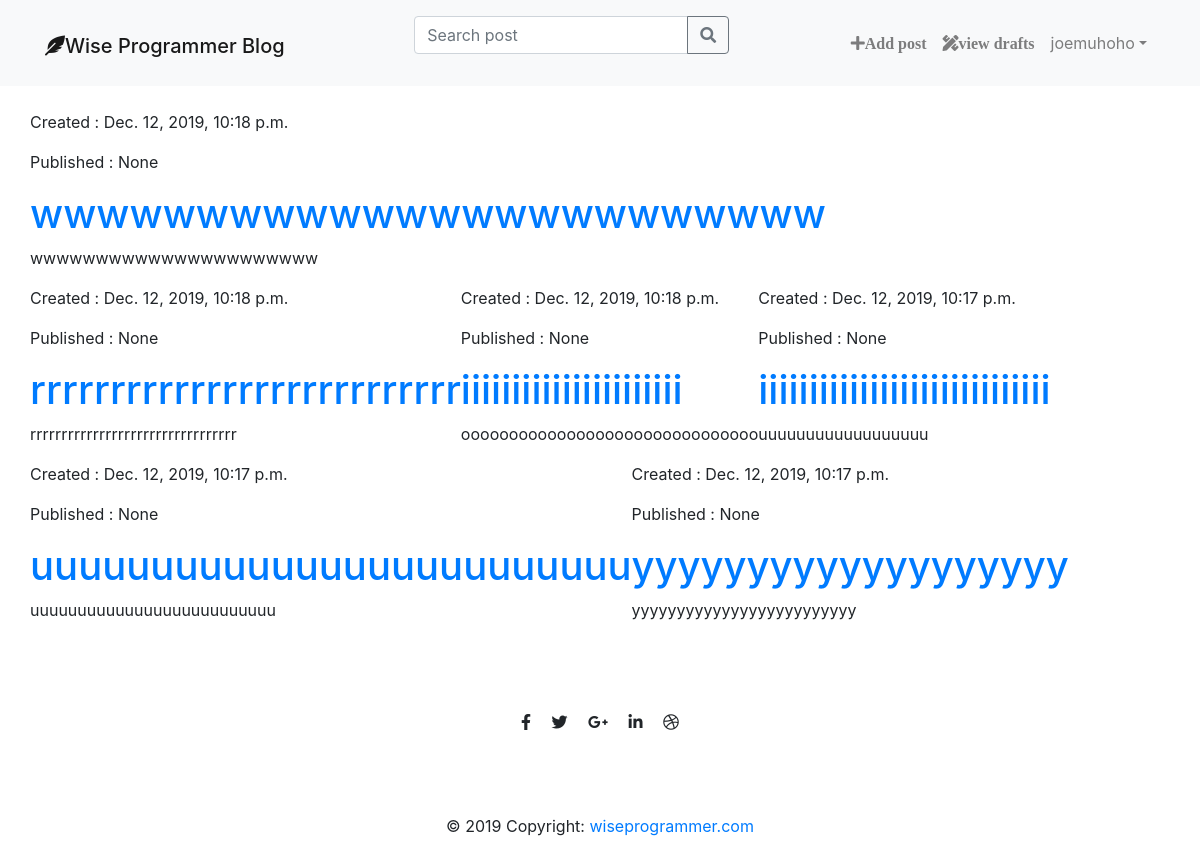
Before: /drafts/ (signed in) with the older database file.
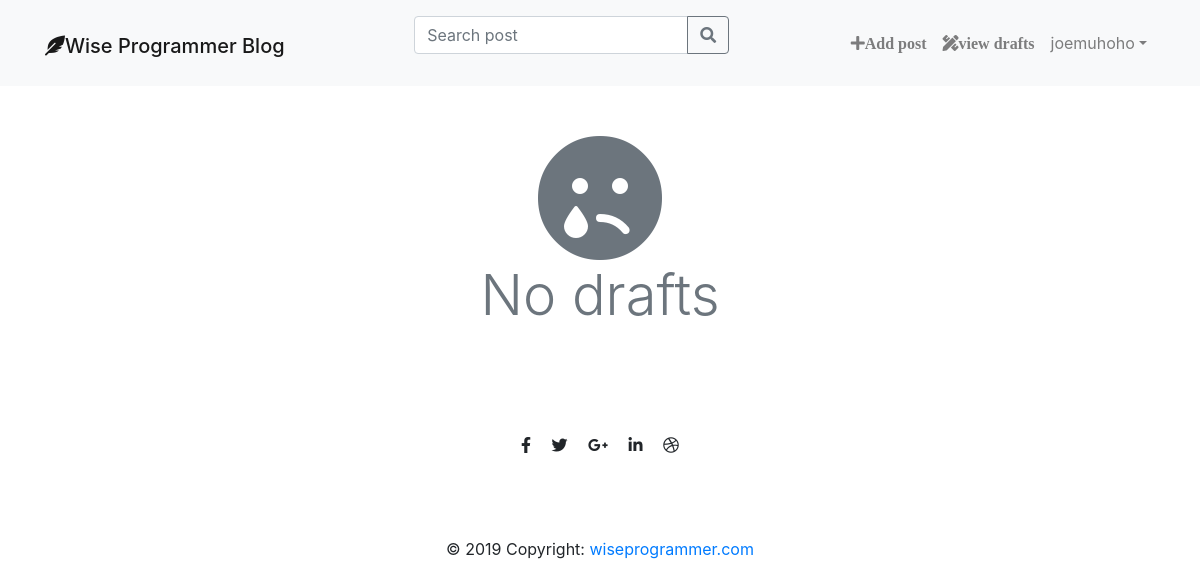
After: the same page with the newer database file.
### blog/models.py (models this page shows, shortened)
class Post(models.Model):
    author = models.ForeignKey('auth.User', on_delete=models.CASCADE)
    title = models.CharField(max_length=60)
    text = models.TextField()
    created_date = models.DateTimeField(default=timezone.now)
    published_date = models.DateTimeField(blank=True, null=True)
    edited_date = models.DateTimeField(blank=True, null=True)

### blog/views.py (the view)
# urls.py: path('drafts/', views.post_draft_list, name='post_draft_list'),
@login_required
def post_draft_list(request):
    post = Post.objects.filter(
        published_date__isnull=True).order_by('-created_date')
    stuff_for_frontend = {'posts': post}
    return render(request, 'blog/post_draft_list.html', stuff_for_frontend)

### blog/templates/blog/post_draft_list.html (shortened to what this page needs)
{% extends 'blog/base.html' %}
{% block mainnav %}
    {% include "navbar.html" %}
{% endblock %}
    {% block content%}
    {% if posts%}
        {% for post in posts %}
            <div class="post">
                <div class="date">
                    <p>Created : {{ post.created_date }}</p>
                    <p> Published : {{ post.published_date }}</p>
                </div>
                <h1> <a href="{% url 'post_detail' pk=post.pk %}"> {{ post.title }} </a> </h1>
                <p> {{ post.text | truncatechars:50}} </p>
            </div>
        {% endfor %}
         {% else %}
         <div class="container mt-4 mb-4">
            <div class="row justify-content-center">
                <div class="col-md-5 ">
                    <div class=" text-center text-muted ">
                        <i class="fas fa-sad-tear fa-8x "></i>
                        <h1 class="display-4 ">No drafts</h1>
                    </div>
                </div>
                </div>
                </div>
    {% endif %}
    {% endblock %}

Changed rows visible on the page:
removed Post: created_date "Dec. 12, 2019, 10:18 p.m.", published_date "None", title "wwwwwwwwwwwwwwwwwwwwwwww", text "wwwwwwwwwwwwwwwwwwwwww"
removed Post: created_date "Dec. 12, 2019, 10:18 p.m.", published_date "None", title "rrrrrrrrrrrrrrrrrrrrrrrrrrr", text "rrrrrrrrrrrrrrrrrrrrrrrrrrrrrrrrr"
removed Post: created_date "Dec. 12, 2019, 10:18 p.m.", published_date "None", title "iiiiiiiiiiiiiiiiiiiiii", text "ooooooooooooooooooooooooooooooo"
removed Post: created_date "Dec. 12, 2019, 10:17 p.m.", published_date "None", title "iiiiiiiiiiiiiiiiiiiiiiiiiiiii", text "uuuuuuuuuuuuuuuuuu"
removed Post: created_date "Dec. 12, 2019, 10:17 p.m.", published_date "None", title "uuuuuuuuuuuuuuuuuuuuuuuuu", text "uuuuuuuuuuuuuuuuuuuuuuuuuu"
removed Post: created_date "Dec. 12, 2019, 10:17 p.m.", published_date "None", title "yyyyyyyyyyyyyyyyyyy", text "yyyyyyyyyyyyyyyyyyyyyyyyy"
Other visible differences:
text now shown: "No drafts"
